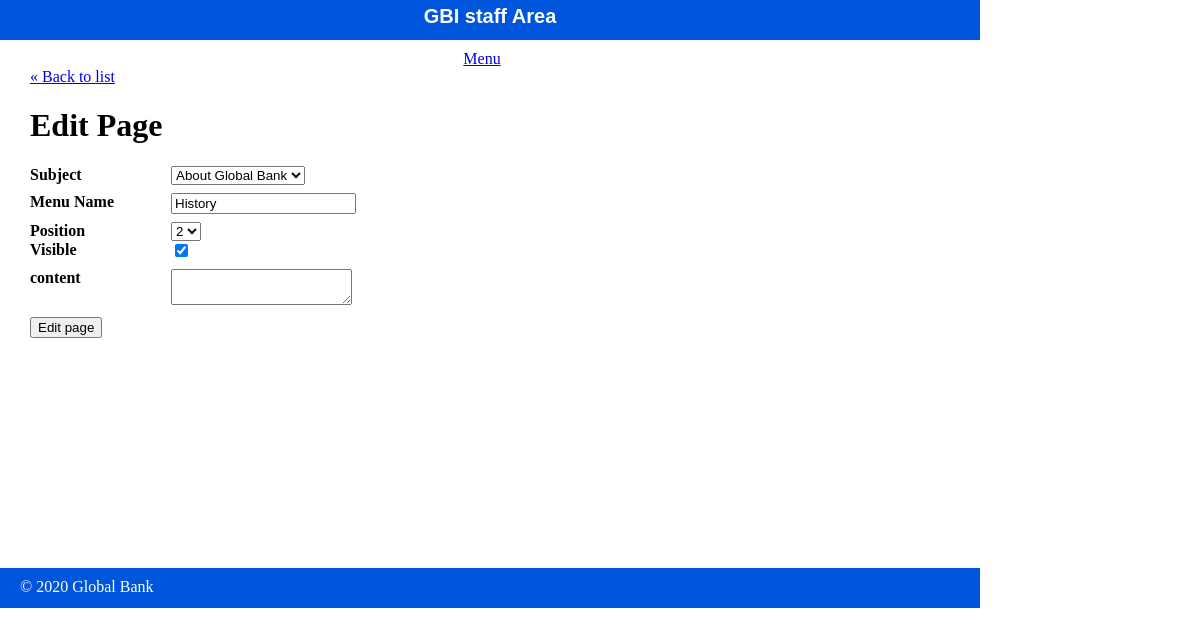
/public/staff/pages/edit.php?id=2, run on the app's committed database.
### tables this page shows
CREATE TABLE `pages` (
  `id` int(11) NOT NULL,
  `subject_id` int(11) DEFAULT NULL,
  `menu_name` varchar(255) DEFAULT NULL,
  `position` int(3) DEFAULT NULL,
  `visible` tinyint(1) DEFAULT NULL,
  `content` text DEFAULT NULL
);

CREATE TABLE `subjects` (
  `id` int(11) NOT NULL,
  `menu_name` varchar(255) DEFAULT NULL,
  `position` int(3) DEFAULT NULL,
  `visible` tinyint(1) DEFAULT NULL
);

### private/initialize.php (called while the page is built, shortened)
 <?php
$path = '/globe_bank/public/';
  require_once('functions.php');
  require_once('database.php');
  require_once("query_functions.php");
  ?>

### private/functions.php (called while the page is built, shortened)
<?php
function h($value='')
{
  return htmlspecialchars($value);
}
 ?>

### private/query_functions.php (called while the page is built, shortened)
<?php
  function find_all_subjects(){
    global $db;
    $sql = "SELECT * FROM subjects ";
    $sql .= "ORDER BY position ASC";
    $result = mysqli_query($db, $sql);
    return $result;
  }
  function find_all_pages(){
    global $db;
    $sql = "SELECT * FROM pages ";
    $sql .= "ORDER BY subject_id ASC, position ASC";
    $result = mysqli_query($db, $sql);
    return $result;
  }
function find_page_by_id($id){
  global $db;
  $sql = "SELECT * FROM pages ";
  $sql .= "WHERE ID='".db_escape($db,$id)."'";
  $result = mysqli_query($db,$sql);
  $page = mysqli_fetch_assoc($result);
  return $page;
}
 ?>

### private/database.php (called while the page is built, shortened)
<?php
function db_escape($connection, $string){
  return mysqli_real_escape_string($connection, $string);
}
 ?>

### public/staff/pages/edit.php (the view, shortened to what this page needs)
<?php
require_once('../../../private/initialize.php');
$id = $_GET['id'];
if(is_post_request()){
  $page = [];
  $page['subject_id'] = $_POST['subject_id'] ?? '';
  $page['menu_name'] = $_POST['menu_name'] ?? '';
  $page['position'] = $_POST['position'] ?? '';
  $page['visible'] = $_POST['visible'] ?? '';
  $page['content'] = $_POST['content'] ?? '';
  $page['id'] = $id;
  $result = update_page($page);
  if($result===true){
  redirect_to($path."staff/pages/show.php?id=".$id);
}else{
  $errors= $result;
}
}else {
  $page = find_page_by_id($id);
}
  $page_set = find_all_pages();
  $page_count = mysqli_num_rows($page_set);
 ?>
<?php include(SHARED_PATH."/staff_header.php"); ?>
<div id = "contant";>
  <a class="back-link" href="<?php echo $path."staff/pages/index.php"; ?>"
    >&laquo; Back to list</a>
  <div class="page new">
    <h1>Edit Page</h1>
    <form  action="<?php echo $path."staff/pages/edit.php?id=".
    h($id); ?>"
       method="post">
       <dl>
         <dt>Subject</dt>
         <dd>
           <select  name="subject_id">
           <?php
              $subject_set = find_all_subjects();
              while($subject = mysqli_fetch_assoc($subject_set)){
                echo "<option value=\"".h($subject['id'])."\"";
                if($page['subject_id'] == $subject["id"]){
                  echo " selected";
                }
                echo ">".h($subject['menu_name'])."</option>";
              }
            ?>
           </select>
         </dd>
       </dl>
      <dl>
        <dt>Menu Name</dt>
        <dd><input type="text" name='menu_name' value="<?php echo h($page['menu_name']); ?>"</dd>
      </dl>
      <dt>Position</dt>
      <dd>
        <select name="position">
          <?php
              for($i=1;$i<=$page_count;$i++){
                echo "<option value\"{$i}\"";
                if ($page['position']==$i) {
                  echo " selected";
                }
                echo ">{$id}</option>";
              }
           ?>
          </select>
      </dd>
    <dl>
      <dt>Visible</dt>
      <dd>
        <input type="checkbox" name="visible" value="1" <?php if($page['visible']=="1"){echo "checked";} ?>>
      </dd>
    </dl>
    <dl>
      <dt>content</dt>
      <dd><textarea></textarea></dd>
    </dl>
    <div id="operations">
        <input type="submit" value="Edit page">
    </div>
    </form>
  </div>
</div>
<?php include(SHARED_PATH."/staff_footer.php"); ?>

### public/stylesheets/staff.css (style rules this page uses)
html { height: 100%; width: 100%; }
body { height: 980px; width: 100%; margin: 0; padding: 0; }
#contant { width: 920px; min-height: 500px; padding: 0 30px; }
dl { clear: both; overflow: hidden; margin: 0.5em 0; }
dt { float: left; font-weight: bold; width: 125px; }
dd { float: left; margin-left: 1em; }

### data on the page
pages: subject_id "About Global Bank", menu_name "History", position "2", visible "☑"
